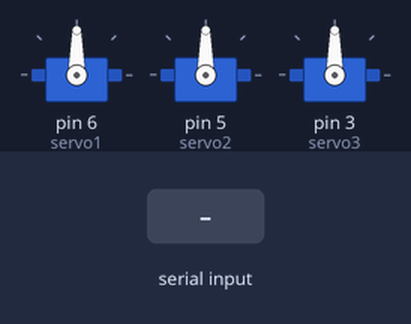
Recording of a sketch running on a simulated Arduino Uno, built with avr-gcc and run on an emulated ATmega328P. Parts: 3 × servo. The test bench sets the inputs (shaded band).

Above: at 1.2 s.
1.3 s: "next\n" received over Serial
At 1.7 s:
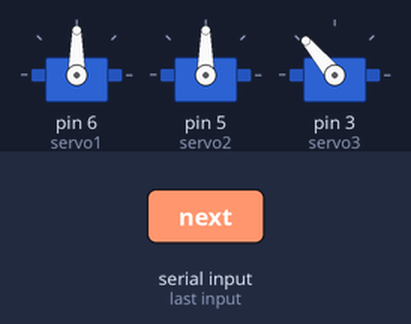
At 3.3 s:
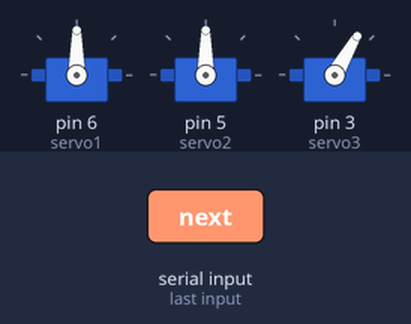
3.6 s: "next\n" received over Serial
At 5.2 s:
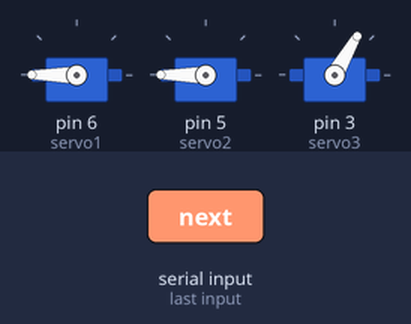
Timing chart, 0 to 6.7 s (numbered marks = the images above; inputs shaded):
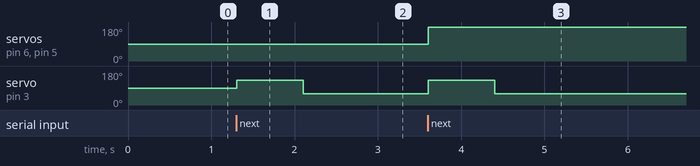

Measured:
- after the input at 1.3 s, servo on pin 3 (servo3): 90° → 130° at once, → 60° 0.80 s later
- after the input at 3.6 s, servo on pin 6 (servo1), servo on pin 5 (servo2): 90° → 180° at once; servo on pin 3 (servo3): 60° → 130° at once, → 60° 0.80 s later

The sketch:

copy2.ino
```cpp
#include <Servo.h>

int servo1 = 6;
Servo oreja1;
int servo2 = 5;
Servo oreja2;
int servo3 = 3;
Servo cola;

int orejasF1 = 90;
int colaF1 = 130;
int colaF2 = 60;

int orejasT1 = 180;
int colaT1 = 50;
int colaT2 = 70;

int orejasI1 = 180;
int colaI1 = 120;

int orejasM1 = 30;
int colaM1 = 10;

int orejasA1 = 90;
int orejasA2 = 20;
int colaA1 = 10;

int orejasN1 = 90;
int colaN1 = 90;

void dialogo1(){
  oreja1.write(orejasF1);
  oreja2.write(orejasF1);

  cola.write(colaF1);
  delay(800);
  cola.write(colaF2);
  delay(800);
  }

void dialogo2(){
  oreja1.write(orejasT1);
  oreja2.write(orejasT1);

  cola.write(colaF1);
  delay(800);
  cola.write(colaF2);
  delay(800);
}

void dialogo3(){
   oreja1.write(orejasF1);
   oreja2.write(orejasF1);

  cola.write(colaF1);
}

void dialogo4(){
  oreja1.write(orejasF1);
  oreja2.write(orejasF1);

  cola.write(colaF1);
  delay(800);
  cola.write(colaF2);
  delay(800);
}
void dialogo5(){
 oreja1.write(orejasF1);
  oreja2.write(orejasF1);

  cola.write(colaF1);
}
void dialogo6(){
  oreja1.write(orejasI1);
  oreja2.write(orejasI1);

  cola.write(colaI1);
}

String seRead() {
  String a;
  while (1) {
    if (Serial.available() > 0) {
      char r = Serial.read();
      if (r == '\n') return a;
      a += r;
    }}
}

typedef void (*Dialogo)(void);
int diagc = 0;
Dialogo funcs[] = {dialogo1, dialogo2, dialogo3,
                  dialogo4, dialogo5, dialogo6};

void setup() {
  oreja1.attach(servo1);
  Serial.begin(9600);
  oreja2.attach(servo2);
  Serial.begin(9600);
  cola.attach(servo3);
  Serial.begin(9600);
}

void loop() {
  String s = seRead();
  if (s == "next") {
    funcs[diagc]();
    diagc++;
  }
}
```
